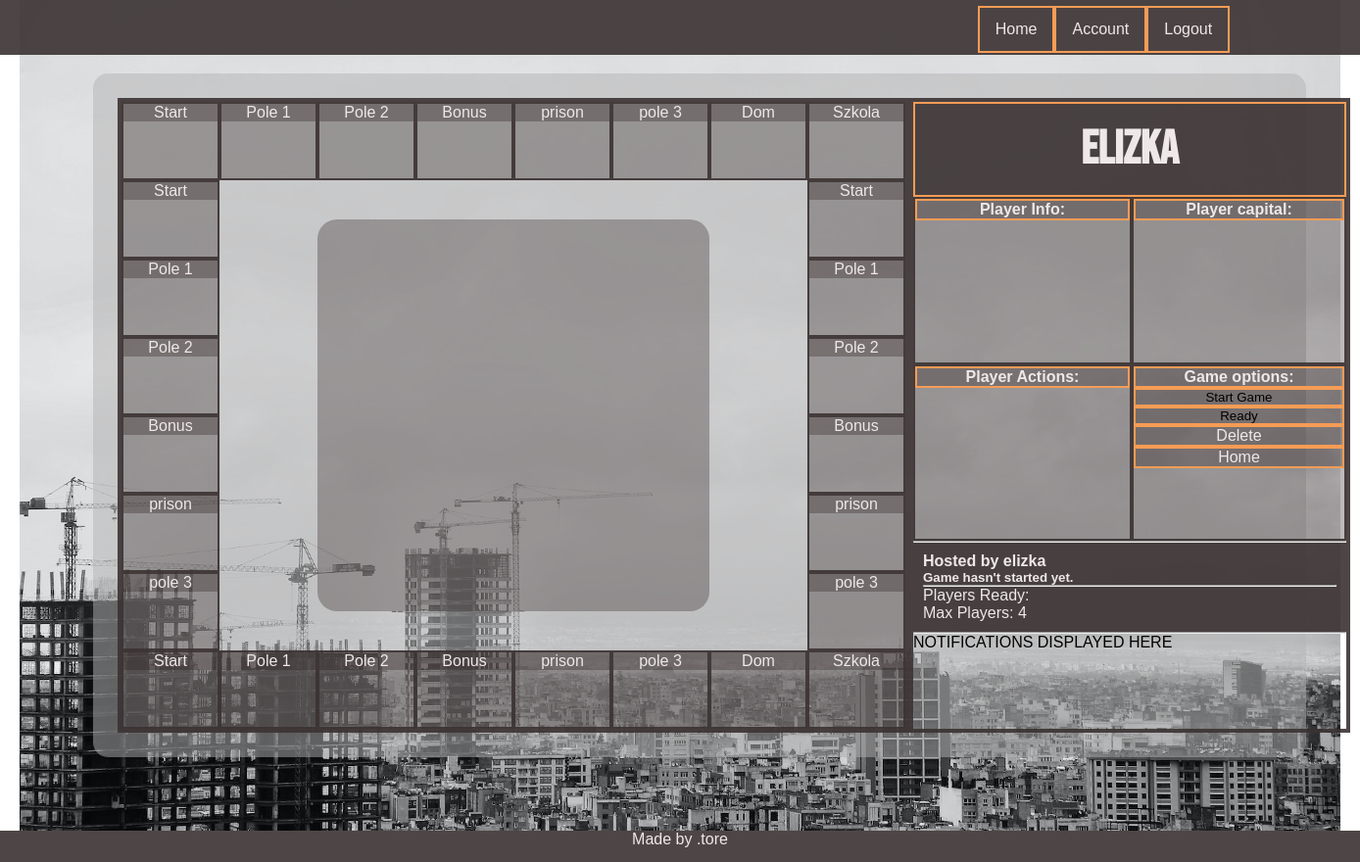
The page /game/3/ (signed in) on the database as committed earlier.
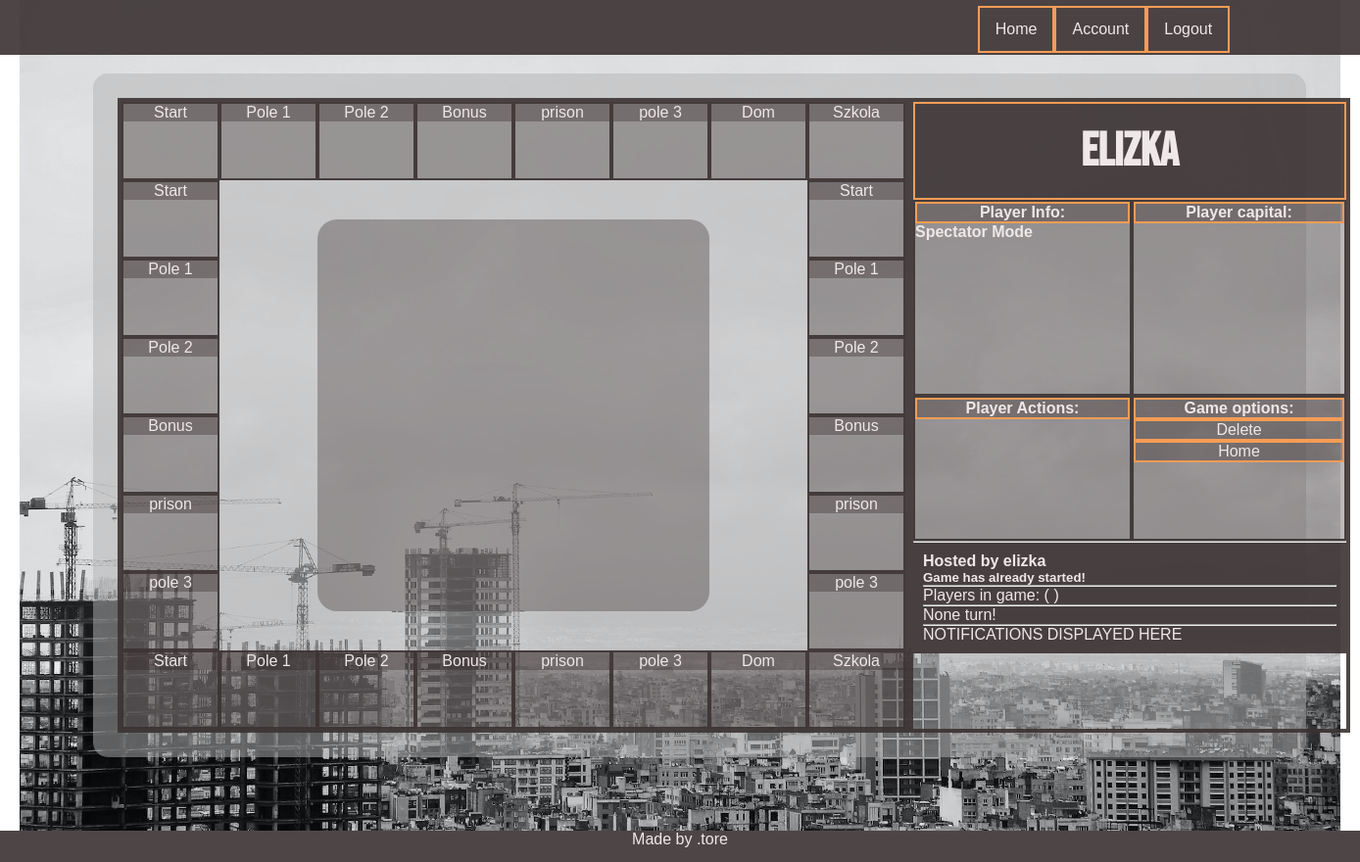
The same page on the database as committed later.
### game/models.py (models this page shows, shortened)
class Game(models.Model):
    name = models.CharField(max_length=150)
    host = models.CharField(max_length=10)
    is_played = models.BooleanField(default=False)
    max_players = models.IntegerField(default=4)
    who_is_ready = models.ManyToManyField(Player, related_name="guys_ready", blank=True)
    who_is_playing = models.ManyToManyField(Player, related_name="guys_playing", blank=True)
    turn = models.IntegerField(default=1)
    turn_of_player = models.ForeignKey(Player, on_delete=models.CASCADE, related_name='czyja_tura', blank=True,
                                       null=True)
    @property
    def players_ready(self):
        return list(self.who_is_ready.all())
    @property
    def players_playing(self):
        return list(self.who_is_playing.all())

### game/views.py (the view)
# urls.py: path('<int:id>/', detail, name = 'detail'),
@login_required
def detail(request, id):
    game = Game.objects.get(pk=id)
    player = Player.objects.get(parent=request.user.username)
    boardSize = 8
    r1 = Field.objects.all()[:boardSize]
    r2 = Field.objects.filter()[:(boardSize-2)]
    r3 = Field.objects.filter()[:boardSize]
    r4 = Field.objects.filter()[:boardSize-2]
    args = {'game': game, 'players_ready': game.players_ready, 'players_playing':game.players_playing, 'player':player,
            'player_in_game':player in game.players_playing, 'r1':r1, 'r2':r2, 'r3':r3, 'r4':r4}
    return render(request, 'game/detail.html', args)

### player/models.py (called while the page is built)
    def __str__(self):
        return self.nick

### templates/game/detail.html (shortened to what this page needs)
{% extends 'base.html' %}
{% load static %}
{% block css %}
<link rel="stylesheet" href="{% static 'css/detail.css' %}">
{% endblock %}
{% block content %}
    <section class="game_section game_section_board">
     <div class="r1">
        {% for field in r1 %}
        <div class= 'game_field --row'><div class='game_field__header'> {{field.name}}</div></div>
        {% endfor %}
     </div>
     <div class="r2 ">
        {% for field in r2 %}
        <div class= 'game_field --col'>
            <div class='game_field__header'>
                {{field.name}}
            </div>
        </div>
        {% endfor %}
     </div>
     <div class="r3">
        {% for field in r3 %}
        <div class= 'game_field --row'><div class='game_field__header'> {{field.name}}</div></div>
        {% endfor %}
     </div>
     <div class="r4">
        {% for field in r4 %}
        <div class= 'game_field --col'>
            <div class='game_field__header'>
                {{field.name}}
            </div>
        </div>
        {% endfor %}
     </div>
      <div class="inner_board"></div>
    </section>
    <section class = "game_section game_section_sidebar">
        <div class="game_section_sidebar_top">
            <article class="sidebar_top__sidebar_header">
                <h2 class="playerName_header">{{player}}</h2>
            </article>
            <article class="sidebar_top__player_info __sidebar_item">
                <div class= '__sidebar_item_action'><h4>Player Info:</h4></div>
                    {% if  game.is_played %}
                    <h4>Spectator Mode</h4>
                    {% endif %}
            </article>
            <article class="sidebar_top__game_stats __sidebar_item">
                <div class= '__sidebar_item_action'><h4>Player capital:</h4></div>
            </article>
            <article class="sidebar_top__game_actions __sidebar_item">
            <div class= '__sidebar_item_action'><h4>Player Actions:</h4></div>
            </article>
            <article class="sidebar_top__global_actions  __sidebar_item">
                <div class= '__sidebar_item_action'><h4>Game options:</h4></div>
                <div class="__sidebar_menu_column">
                    {% if not game.is_played %}
                    <input type ="button" value="Start Game" class="__sidebar_item_action --start_btn">
                    <input type ="button" value="Ready" class="__sidebar_item_action --ready_btn">
                    {% endif %}
                    {% if user.username == game.host %}
                    <div class='__sidebar_item_action'><a href ="{% url 'delete_gam' game.id%}">Delete</a></div>
                        {% endif %}
                    <div class='__sidebar_item_action'><a href ="{% url 'home'%}">Home</a></div>
                </div>
        </article>
        </div>
        <hr>
        <div class="game_section_sidebar_bottom">
            <h4>Hosted by {{game.host}}</h4>
            {% if game.is_played %}
            <h5 class = "notification-item">Game has already started!</h5>
                {% else %}
            <h5 class  = "notification-item">Game hasn't started yet.</h5>
                {% endif %}
            <hr>
                {% if game.is_played %}
            <p>Players in game: (
                )
            </p>
            <hr>
            <div class = '--menu'>
                {{game.turn_of_player}} turn!
                    {% else %}
                <p class = "players_ready_text">Players Ready:</p>
                Max Players: {{game.max_players}}
                    {% endif %}
            </div>
            <hr>
            <p class="notification-item">NOTIFICATIONS DISPLAYED HERE<p>
        </div>
    </section>
</div>
{% endblock %}

Rows that differ between the two databases and show on the page:
changed Game "elizka": is_played False → True (drawn); turn_of_player (not shown) → "None"; max_players "4" → (not shown)
Other text that changed with them:
form field value: "Start Game" → (not shown)
form field value: "Ready" → (not shown)
text no longer shown: "Game hasn't started yet. Players Ready: Max Players:"
text now shown: "Spectator Mode Game has already started! Players in game: ( ) turn!"
